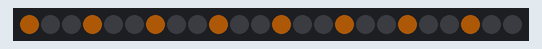
The sketch below on a simulated Arduino Uno, built with avr-gcc and run on an emulated ATmega328P. Shown: 24 RGB LEDs in strip order, left to right. Dim RGB values are drawn brighter than linear.

Above: at 0.01 s.
At 64.2 s:
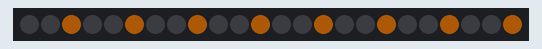

The sketch:

NeoPixel_Found.ino
```cpp
#include <Adafruit_NeoPixel.h>
#ifdef __AVR__
  #include <avr/power.h>
#endif

#define PIN 6

Adafruit_NeoPixel strip = Adafruit_NeoPixel(24, PIN, NEO_GRB + NEO_KHZ800);

void setup() {
  strip.begin();
  strip.show(); // Initialize all pixels to 'off'
  strip.setBrightness(50);
}

void loop() {

  theaterChase(strip.Color(249, 130, 14), 70); // Yellow
}

//Theatre-style crawling lights.
void theaterChase(uint32_t c, uint8_t wait) {
  for (int j=0; j<10; j++) {  //do 10 cycles of chasing
    for (int q=0; q < 3; q++) {
      for (uint16_t i=0; i < strip.numPixels(); i=i+3) {
        strip.setPixelColor(i+q, c);    //turn every third pixel on
      }
      strip.show();

      delay(wait);

      for (uint16_t i=0; i < strip.numPixels(); i=i+3) {
        strip.setPixelColor(i+q, 0);        //turn every third pixel off
      }
    }
  }
}
```
